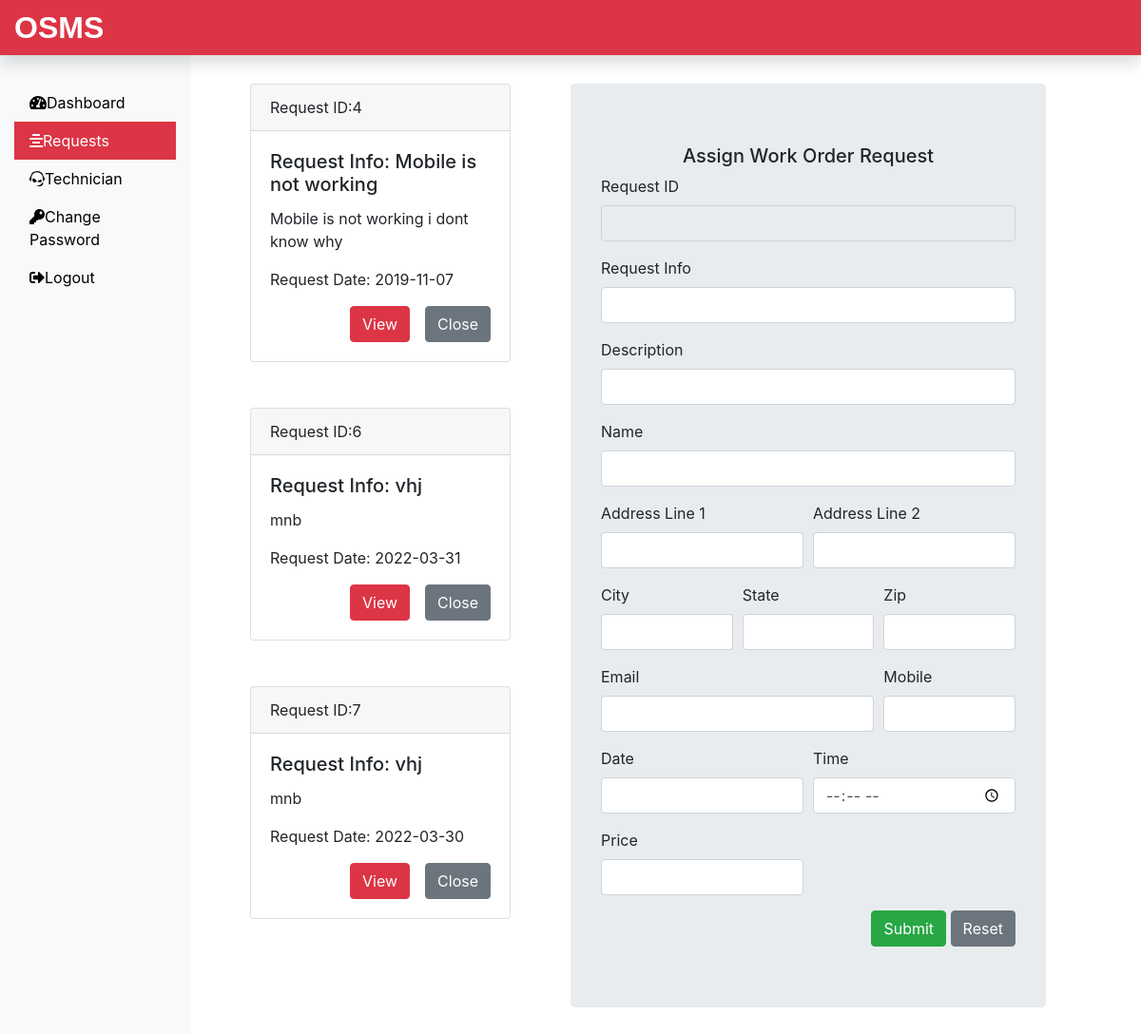
The page /Technician/request.php (signed in) on the database its author committed.
### tables this page shows
CREATE TABLE `assignwork_tb` (
  `rno` int(11) NOT NULL,
  `request_id` int(11) NOT NULL,
  `request_info` text NOT NULL,
  `request_desc` text NOT NULL,
  `requester_name` varchar(60) NOT NULL,
  `requester_add1` text NOT NULL,
  `requester_add2` text NOT NULL,
  `requester_city` varchar(60) NOT NULL,
  `requester_state` varchar(60) NOT NULL,
  `requester_zip` int(11) NOT NULL,
  `requester_email` varchar(60) NOT NULL,
  `requester_mobile` bigint(20) NOT NULL,
  `assign_tech` varchar(60) NOT NULL,
  `assign_date` date NOT NULL,
  `time` varchar(20) NOT NULL,
  `status` varchar(30) NOT NULL,
  `price` int(11) NOT NULL,
  `Payment` varchar(20) NOT NULL DEFAULT 'Remain'
);

### Technician/request.php (the view, shortened to what this page needs)
<?php
include('includes/header.php');
include('../dbConnection.php');
if(isset($_SESSION['is_adminlogin'])){
   $aEmail = $_SESSION['aEmail'];
} else {
   echo "<script> location.href='login.php'</script>";
}
?>
<div class="col-sm-4 mb-5">
 <?php
 $sql = "SELECT * FROM technician_tb WHERE empEmail='$aEmail'";
$result = $conn->query($sql);
if ($result->num_rows > 0) {
  while($row = $result->fetch_assoc()) {
   $empName=$row['empName'];
  }
}
  $sql = "SELECT * FROM assignwork_tb where assign_tech='$empName'";
  $result = $conn->query($sql);
  if($result->num_rows > 0){
   while($row = $result->fetch_assoc()){
    echo '<div class="card mt-5 mx-5">';
     echo '<div class="card-header">';
      echo 'Request ID:'. $row['request_id'];
     echo '</div>';
     echo '<div class="card-body">';
      echo '<h5 class="card-title">Request Info: '.$row['request_info'];
      echo '</h5>';
      echo '<p class="card-text">'.$row['request_desc'];
      echo '</p>';
      echo '<p class="card-text">Request Date: '.$row['assign_date'];
      echo '</p>';
      echo '<div class="float-right">';
       echo '<form action="" method="POST">';
        echo '<input type="submit" class="btn btn-danger mr-3" value="View" name="view">';
        echo '<input type="submit" class="btn btn-secondary" value="Close" name="close">';
       echo '</form>';
      echo '</div>';
     echo '</div>';
    echo '</div>';
   }
  }
 ?>
</div>
<?php
include('assignworkform.php');
include('includes/footer.php');
?>

### rows shown on the page
assignwork_tb: request "4", request_info "Mobile is not working", request_desc "Mobile is not working i dont know why", assign_date "2019-11-07"
assignwork_tb: request "6", request_info "vhj", request_desc "mnb", assign_date "2022-03-31"
assignwork_tb: request "7", request_info "vhj", request_desc "mnb", assign_date "2022-03-30"
